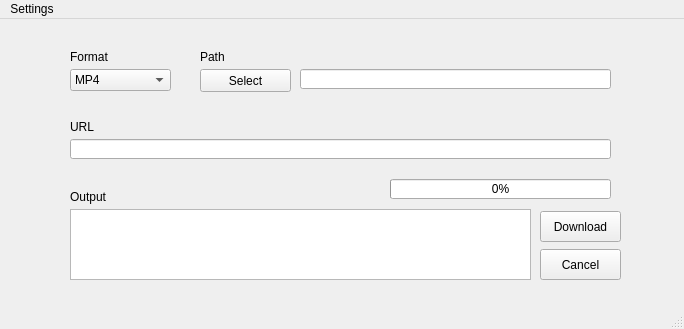
<?xml version="1.0" encoding="UTF-8"?>
<ui version="4.0">
 <class>MainWindow</class>
 <widget class="QMainWindow" name="MainWindow">
  <property name="geometry">
   <rect>
    <x>0</x>
    <y>0</y>
    <width>684</width>
    <height>329</height>
   </rect>
  </property>
  <property name="windowTitle">
   <string>MainWindow</string>
  </property>
  <widget class="QWidget" name="centralwidget">
   <widget class="QLineEdit" name="lineEdit_url">
    <property name="geometry">
     <rect>
      <x>70</x>
      <y>120</y>
      <width>541</width>
      <height>20</height>
     </rect>
    </property>
   </widget>
   <widget class="QLabel" name="label_url">
    <property name="geometry">
     <rect>
      <x>70</x>
      <y>100</y>
      <width>221</width>
      <height>16</height>
     </rect>
    </property>
    <property name="text">
     <string>URL</string>
    </property>
   </widget>
   <widget class="QPlainTextEdit" name="plainTextEdit_output">
    <property name="geometry">
     <rect>
      <x>70</x>
      <y>190</y>
      <width>461</width>
      <height>71</height>
     </rect>
    </property>
    <property name="readOnly">
     <bool>true</bool>
    </property>
   </widget>
   <widget class="QLineEdit" name="lineEdit_path">
    <property name="geometry">
     <rect>
      <x>300</x>
      <y>50</y>
      <width>311</width>
      <height>20</height>
     </rect>
    </property>
   </widget>
   <widget class="QComboBox" name="comboBox_format">
    <property name="geometry">
     <rect>
      <x>70</x>
      <y>50</y>
      <width>101</width>
      <height>22</height>
     </rect>
    </property>
    <item>
     <property name="text">
      <string>MP4</string>
     </property>
    </item>
    <item>
     <property name="text">
      <string>MP3</string>
     </property>
    </item>
    <item>
     <property name="text">
      <string>M4A</string>
     </property>
    </item>
   </widget>
   <widget class="QLabel" name="label_output">
    <property name="geometry">
     <rect>
      <x>70</x>
      <y>170</y>
      <width>261</width>
      <height>16</height>
     </rect>
    </property>
    <property name="text">
     <string>Output</string>
    </property>
   </widget>
   <widget class="QLabel" name="label_format">
    <property name="geometry">
     <rect>
      <x>70</x>
      <y>30</y>
      <width>101</width>
      <height>16</height>
     </rect>
    </property>
    <property name="text">
     <string>Format</string>
    </property>
   </widget>
   <widget class="QLabel" name="label_path">
    <property name="geometry">
     <rect>
      <x>200</x>
      <y>30</y>
      <width>161</width>
      <height>16</height>
     </rect>
    </property>
    <property name="text">
     <string>Path</string>
    </property>
   </widget>
   <widget class="QPushButton" name="pushButton_download">
    <property name="geometry">
     <rect>
      <x>540</x>
      <y>192</y>
      <width>81</width>
      <height>31</height>
     </rect>
    </property>
    <property name="text">
     <string>Download</string>
    </property>
   </widget>
   <widget class="QPushButton" name="pushButton_cancel">
    <property name="geometry">
     <rect>
      <x>540</x>
      <y>230</y>
      <width>81</width>
      <height>31</height>
     </rect>
    </property>
    <property name="text">
     <string>Cancel</string>
    </property>
   </widget>
   <widget class="QLabel" name="label_nb_item">
    <property name="enabled">
     <bool>true</bool>
    </property>
    <property name="geometry">
     <rect>
      <x>230</x>
      <y>160</y>
      <width>61</width>
      <height>21</height>
     </rect>
    </property>
    <property name="text">
     <string/>
    </property>
   </widget>
   <widget class="QProgressBar" name="progressBar_items">
    <property name="enabled">
     <bool>true</bool>
    </property>
    <property name="geometry">
     <rect>
      <x>390</x>
      <y>160</y>
      <width>221</width>
      <height>20</height>
     </rect>
    </property>
    <property name="minimum">
     <number>0</number>
    </property>
    <property name="maximum">
     <number>12</number>
    </property>
    <property name="value">
     <number>0</number>
    </property>
    <property name="invertedAppearance">
     <bool>false</bool>
    </property>
   </widget>
   <widget class="QPushButton" name="pushButton_path">
    <property name="geometry">
     <rect>
      <x>200</x>
      <y>50</y>
      <width>91</width>
      <height>23</height>
     </rect>
    </property>
    <property name="text">
     <string>Select</string>
    </property>
   </widget>
  </widget>
  <widget class="QMenuBar" name="menubar_settings">
   <property name="geometry">
    <rect>
     <x>0</x>
     <y>0</y>
     <width>684</width>
     <height>21</height>
    </rect>
   </property>
   <widget class="QMenu" name="menuSettings">
    <property name="title">
     <string>Settings</string>
    </property>
    <widget class="QMenu" name="menuLanguage">
     <property name="title">
      <string>Language</string>
     </property>
     <addaction name="actionEnglish"/>
     <addaction name="actionFrancais"/>
    </widget>
    <addaction name="menuLanguage"/>
   </widget>
   <addaction name="menuSettings"/>
  </widget>
  <widget class="QStatusBar" name="statusbar"/>
  <action name="actionEnglish">
   <property name="text">
    <string>English</string>
   </property>
  </action>
  <action name="actionFrancais">
   <property name="text">
    <string>Français</string>
   </property>
  </action>
 </widget>
 <resources/>
 <connections/>
</ui>
